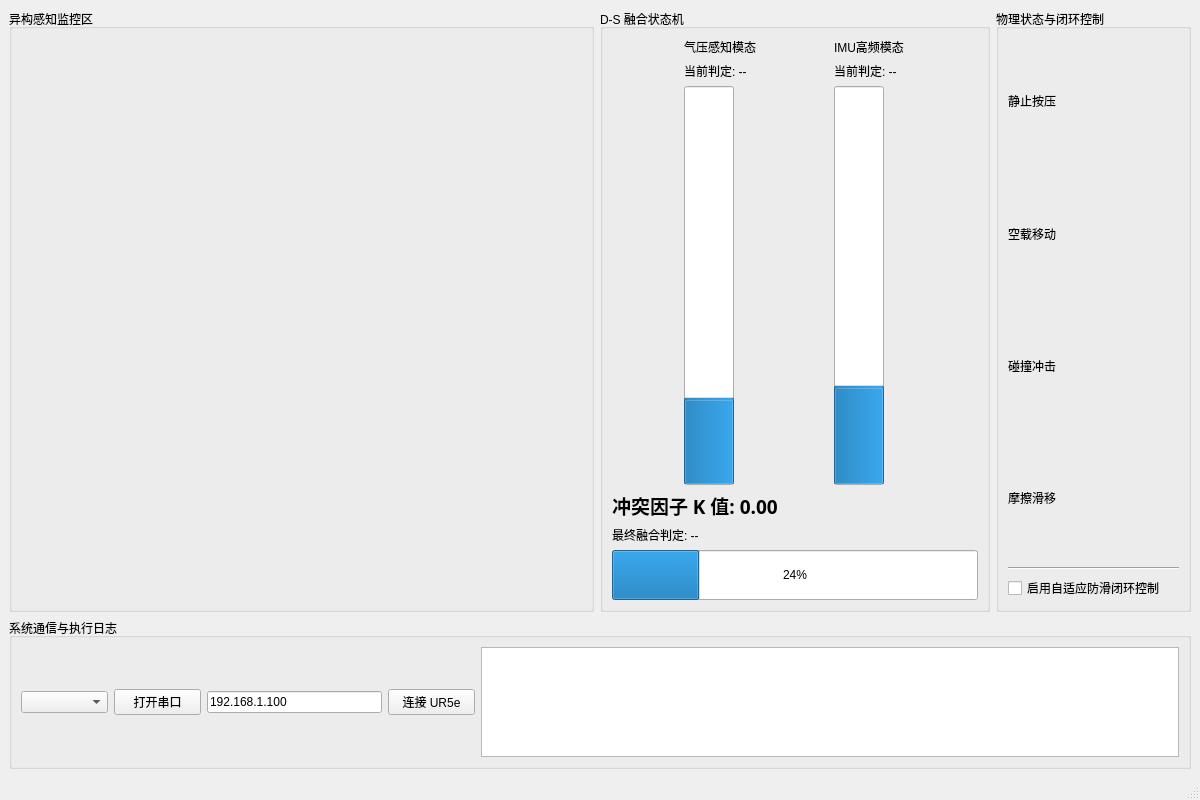
<?xml version="1.0" encoding="UTF-8"?>
<ui version="4.0">
 <class>MainWindow</class>
 <widget class="QMainWindow" name="MainWindow">
  <property name="geometry">
   <rect>
    <x>0</x>
    <y>0</y>
    <width>1200</width>
    <height>800</height>
   </rect>
  </property>
  <property name="windowTitle">
   <string>MainWindow</string>
  </property>
  <widget class="QWidget" name="centralwidget">
   <layout class="QVBoxLayout" name="verticalLayout_3">
    <property name="leftMargin">
     <number>0</number>
    </property>
    <property name="topMargin">
     <number>0</number>
    </property>
    <property name="rightMargin">
     <number>0</number>
    </property>
    <property name="bottomMargin">
     <number>0</number>
    </property>
    <item>
     <widget class="QWidget" name="widget" native="true">
      <layout class="QVBoxLayout" name="verticalLayout_2">
       <item>
        <layout class="QVBoxLayout" name="verticalLayout" stretch="4,1">
         <item>
          <layout class="QHBoxLayout" name="horizontalLayout" stretch="3,2,1">
           <item>
            <widget class="QGroupBox" name="groupBox">
             <property name="title">
              <string>异构感知监控区</string>
             </property>
             <layout class="QVBoxLayout" name="verticalLayout_4">
              <item>
               <widget class="QWidget" name="plot_pressure" native="true"/>
              </item>
              <item>
               <widget class="QWidget" name="plot_imu" native="true"/>
              </item>
             </layout>
            </widget>
           </item>
           <item>
            <widget class="QGroupBox" name="groupBox_2">
             <property name="title">
              <string>D-S 融合状态机</string>
             </property>
             <layout class="QVBoxLayout" name="verticalLayout_8">
              <item>
               <layout class="QHBoxLayout" name="horizontalLayout_2">
                <item>
                 <layout class="QVBoxLayout" name="verticalLayout_5">
                  <item>
                   <widget class="QLabel" name="label">
                    <property name="text">
                     <string>气压感知模态</string>
                    </property>
                   </widget>
                  </item>
                  <item>
                   <widget class="QLabel" name="label_state_press">
                    <property name="text">
                     <string>当前判定: --</string>
                    </property>
                   </widget>
                  </item>
                  <item>
                   <widget class="QProgressBar" name="bar_prob_press">
                    <property name="minimumSize">
                     <size>
                      <width>50</width>
                      <height>0</height>
                     </size>
                    </property>
                    <property name="minimum">
                     <number>4</number>
                    </property>
                    <property name="value">
                     <number>24</number>
                    </property>
                    <property name="textVisible">
                     <bool>true</bool>
                    </property>
                    <property name="orientation">
                     <enum>Qt::Vertical</enum>
                    </property>
                   </widget>
                  </item>
                 </layout>
                </item>
                <item>
                 <layout class="QVBoxLayout" name="verticalLayout_7">
                  <item>
                   <widget class="QLabel" name="label_2">
                    <property name="text">
                     <string>IMU高频模态</string>
                    </property>
                   </widget>
                  </item>
                  <item>
                   <widget class="QLabel" name="label_state_imu">
                    <property name="text">
                     <string>当前判定: --</string>
                    </property>
                   </widget>
                  </item>
                  <item>
                   <widget class="QProgressBar" name="bar_prob_imu">
                    <property name="minimumSize">
                     <size>
                      <width>50</width>
                      <height>0</height>
                     </size>
                    </property>
                    <property name="value">
                     <number>24</number>
                    </property>
                    <property name="orientation">
                     <enum>Qt::Vertical</enum>
                    </property>
                   </widget>
                  </item>
                 </layout>
                </item>
               </layout>
              </item>
              <item>
               <widget class="QLabel" name="label_k_value">
                <property name="font">
                 <font>
                  <family>Adobe Arabic</family>
                  <pointsize>14</pointsize>
                  <weight>75</weight>
                  <bold>true</bold>
                 </font>
                </property>
                <property name="text">
                 <string>冲突因子 K 值: 0.00</string>
                </property>
               </widget>
              </item>
              <item>
               <widget class="QLabel" name="label_state_final">
                <property name="text">
                 <string>最终融合判定: --</string>
                </property>
               </widget>
              </item>
              <item>
               <widget class="QProgressBar" name="bar_prob_final">
                <property name="minimumSize">
                 <size>
                  <width>0</width>
                  <height>50</height>
                 </size>
                </property>
                <property name="value">
                 <number>24</number>
                </property>
                <property name="textVisible">
                 <bool>true</bool>
                </property>
               </widget>
              </item>
             </layout>
            </widget>
           </item>
           <item>
            <widget class="QGroupBox" name="groupBox_3">
             <property name="title">
              <string>物理状态与闭环控制</string>
             </property>
             <layout class="QVBoxLayout" name="verticalLayout_6">
              <item>
               <widget class="QLabel" name="light_static">
                <property name="text">
                 <string>静止按压</string>
                </property>
               </widget>
              </item>
              <item>
               <widget class="QLabel" name="light_move">
                <property name="text">
                 <string>空载移动</string>
                </property>
               </widget>
              </item>
              <item>
               <widget class="QLabel" name="light_impact">
                <property name="text">
                 <string>碰撞冲击</string>
                </property>
               </widget>
              </item>
              <item>
               <widget class="QLabel" name="light_friction">
                <property name="text">
                 <string>摩擦滑移</string>
                </property>
               </widget>
              </item>
              <item>
               <widget class="Line" name="line">
                <property name="orientation">
                 <enum>Qt::Horizontal</enum>
                </property>
               </widget>
              </item>
              <item>
               <widget class="QCheckBox" name="checkBox">
                <property name="text">
                 <string>启用自适应防滑闭环控制</string>
                </property>
               </widget>
              </item>
             </layout>
            </widget>
           </item>
          </layout>
         </item>
         <item>
          <widget class="QGroupBox" name="groupBox_4">
           <property name="title">
            <string>系统通信与执行日志</string>
           </property>
           <layout class="QHBoxLayout" name="horizontalLayout_3" stretch="1,1,2,1,8">
            <item>
             <widget class="QComboBox" name="comboBox"/>
            </item>
            <item>
             <widget class="QPushButton" name="btn_connect_serial">
              <property name="text">
               <string>打开串口</string>
              </property>
             </widget>
            </item>
            <item>
             <widget class="QLineEdit" name="lineEdit">
              <property name="text">
               <string>192.168.1.100</string>
              </property>
             </widget>
            </item>
            <item>
             <widget class="QPushButton" name="btn_connect_tcp">
              <property name="text">
               <string>连接 UR5e</string>
              </property>
             </widget>
            </item>
            <item>
             <widget class="QTextEdit" name="text_log">
              <property name="readOnly">
               <bool>true</bool>
              </property>
             </widget>
            </item>
           </layout>
          </widget>
         </item>
        </layout>
       </item>
      </layout>
     </widget>
    </item>
   </layout>
  </widget>
  <widget class="QMenuBar" name="menubar">
   <property name="geometry">
    <rect>
     <x>0</x>
     <y>0</y>
     <width>1200</width>
     <height>26</height>
    </rect>
   </property>
  </widget>
  <widget class="QStatusBar" name="statusbar"/>
 </widget>
 <resources/>
 <connections/>
</ui>
